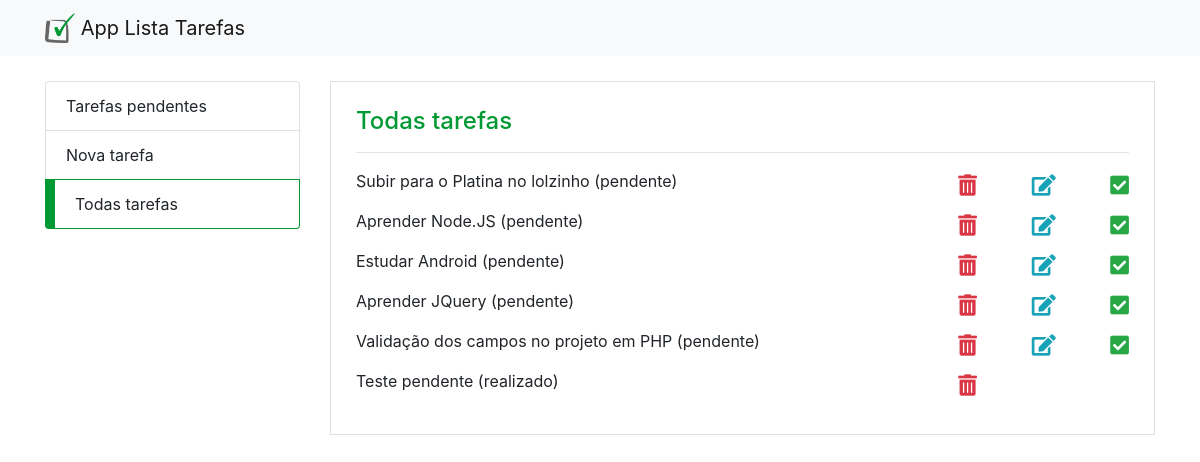
/Project_app_task_list_public/all_tasks.php, run on the app's committed database.
### tables this page shows
CREATE TABLE `tb_task` (
  `id` int(11) NOT NULL AUTO_INCREMENT,
  `id_status` int(11) NOT NULL DEFAULT 1,
  `task` text NOT NULL,
  `data_reg` datetime NOT NULL DEFAULT current_timestamp(),
  PRIMARY KEY (`id`),
  KEY `id_status` (`id_status`),
  CONSTRAINT `tb_task_ibfk_1` FOREIGN KEY (`id_status`) REFERENCES `tb_status` (`id`)
);

CREATE TABLE `tb_status` (
  `id` int(11) NOT NULL AUTO_INCREMENT,
  `status` varchar(25) NOT NULL,
  PRIMARY KEY (`id`)
);

### app_task_list/task_controller.php (called while the page is built, shortened)
<?php
    require "../../app_task_list/task.Service.php";
    require "../../app_task_list/Connection.php";
    $action = isset($_GET['action']) ? $_GET['action'] : $action;
    if($action == 'insert'){
        $task = new Task();
        if(!empty($_POST['task'] ))
        {
            $task->__set('task' , $_POST['task']);
        }
        else
        {
           return header('Location: new_task.php?add=2');
        }
        $con = new Connection();
        $taskService = new TaskService($con, $task);
        $taskService->create();
        header('Location: new_task.php?add=1');
    }
     else if($action == 'read'){
        $task  = new Task();
        $con = new Connection();
        $taskService = new TaskService($con, $task);
        $tasks = $taskService->read();
    }else if ($action == 'update'){
        $task = new Task();
        $task->__set('id' , $_POST['id']);
        $task->__set('task' , $_POST['task']);
        $con = new Connection();
        $taskService = new taskService($con, $task);
        if( $taskService->update()){
            if(isset($_GET['pag'])&& $_GET['pag'] == 'index')
                header('location: index.php');
            else
                header('location: all_tasks.php');
        }
    }else if($action == 'remove'){
        $task = new Task();
        $task->__set('id', $_GET['id']);
        $con = new Connection();
        $taskService = new TaskService($con, $task);
        $taskService->delete();
        echo $_GET['pag'];
        if(isset($_GET['pag']) && $_GET['pag'] == 'index')
            header('location: index.php');
        else
            header('location: all_tasks.php');
    }else if ($action == 'check'){
        $task = new Task();
        $task->__set('id' ,$_GET['id']  );
        $task->__set('id_status' , 2);
        echo $task->__get('id');
        echo '<br>';
        echo $task->__get('id_status');
        $con = new Connection();
        $taskService = new TaskService($con, $task);
        $taskService->check();
        if(isset($_GET['pag'])&& $_GET['pag'] == 'index')
            header('location: index.php');
        else
            header('location: all_tasks.php');
    }

### app_task_list/Connection.php (called while the page is built)
<?php
class Connection{
    private $host = 'localhost';
    private $dbname ='db_task';
    private $user = 'root';
    private $pass = '';
    public function connect(){
        try{
            $con = new PDO(
             "mysql:host=$this->host;dbname=$this->dbname",
             "$this->user",
             "$this->pass");
            return $con;
        }catch(PDOException $e){
            $msg = $e->getMessage();
            echo $msg;
        }
    }
}

### app_task_list/task.Service.php (called while the page is built, shortened)
<?php
    class TaskService{
        private $con;
        public function __construct(Connection $con, Task $task){
            $this->con = $con->connect();
        }
        public function read(){
            $query = '
                SELECT
                    t.id, s.status, t.task
                FROM
                    tb_task as t
                        left join tb_status as s on  (t.id_status = s.id)';
            $stmt = $this->con->prepare($query);
            $stmt->execute();
            return $stmt->fetchAll(PDO::FETCH_OBJ);
        }
    }

### Project_app_task_list_public/task_controller.php (called while the page is built)
<?php
    require_once '../../app_task_list/task_controller.php';

### Project_app_task_list_public/all_tasks.php (the view, shortened to what this page needs)
<?php
	require 'task_controller.php';
?>
<html>
	<head>
		<link rel="stylesheet" href="css/estilo.css">
		<link rel="stylesheet" href="https://stackpath.bootstrapcdn.com/bootstrap/4.1.3/css/bootstrap.min.css">
		<link rel="stylesheet" href="https://use.fontawesome.com/releases/v5.3.1/css/all.css">
	</head>
	<body>
		<nav class="navbar navbar-light bg-light">
			<div class="container">
				<a class="navbar-brand" href="#">
					<img src="img/logo.png" width="30" height="30" class="d-inline-block align-top" alt="">
					App Lista Tarefas
				</a>
			</div>
		</nav>
		<div class="container app">
			<div class="row">
				<div class="col-sm-3 menu">
					<ul class="list-group">
						<li class="list-group-item"><a href="index.php">Tarefas pendentes</a></li>
						<li class="list-group-item"><a href="new_task.php">Nova tarefa</a></li>
						<li class="list-group-item active"><a href="#">Todas tarefas</a></li>
					</ul>
				</div>
				<div class="col-sm-9">
					<div class="container pagina">
						<div class="row">
							<div class="col">
								<h4>Todas tarefas</h4>
								<hr />
								<?php foreach($tasks as $key => $task ) { ?>
									<div class="row mb-3 d-flex align-items-center tarefa">
									<div class="col-sm-9" id="task_<?= $task->id ?>"><?= $task->task;?> (<?=  $task->status ?>) </div>
									<div class="col-sm-3 mt-2 d-flex justify-content-between">
										<i class="fas fa-trash-alt fa-lg text-danger" onclick="remove(<?= $task->id; ?>, 'all_tasks' )"></i>
										<?php if($task->status == 'pendente') { ?>
											<i class="fas fa-edit fa-lg text-info" onclick="edit(<?= $task->id; ?> , '<?= $task->task;?>' , 'all_tasks' )"></i>
											<i class="fas fa-check-square fa-lg text-success" onclick="check(<?= $task->id; ?>, 'all_tasks')"></i>
										<?php  }   ?>
									</div>
								</div>
								<?php } ?>
							</div>
						</div>
					</div>
				</div>
			</div>
		</div>
	</body>
</html>

### Project_app_task_list_public/css/estilo.css (style rules this page uses)
.menu { margin-bottom: 25px; }
.app { margin-top: 25px; }
.pagina { border:solid 1px #DFDFDF; padding:25px !important; }
li.list-group-item.active { background-color: #fff; border-color: #009933; border-left:solid 10px #009933; }
li a { color: #212529; }
h4 { color: #009933 !important; }

### data on the page
tb_task: task "Subir para o Platina no lolzinho", id_status.status "pendente"
tb_task: task "Aprender Node.JS", id_status.status "pendente"
tb_task: task "Estudar Android", id_status.status "pendente"
tb_task: task "Aprender JQuery", id_status.status "pendente"
tb_task: task "Validação dos campos no projeto em PHP", id_status.status "pendente"
tb_task: task "Teste pendente", id_status.status "realizado"
